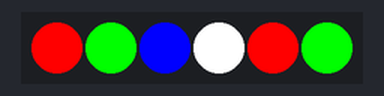
The sketch below on a simulated Arduino Uno, built with avr-gcc and run on an emulated ATmega328P. On the bench: 6 RGB LEDs in strip order, left to right.

Above: at 0.1 s.
At 0.6 s:
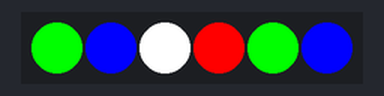
At 1.1 s:
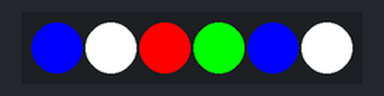
At 1.6 s:
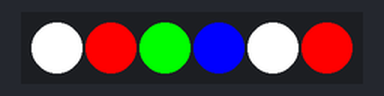
Timing chart, 0 to 130.0 s (numbered marks = the images above):
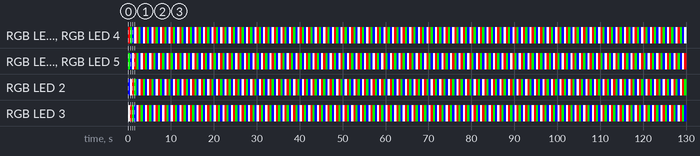

The sketch:

testCode.ino
```cpp
// This code is AI Generated
#include <Adafruit_NeoPixel.h>

#define PIN        3       // Data pin connected to NeoPixels
#define NUMPIXELS  6       // Adjust this to match your actual pixel count

Adafruit_NeoPixel pixels(NUMPIXELS, PIN, NEO_GRB + NEO_KHZ800);

// Define a set of test colors
uint32_t colors[] = {
  pixels.Color(255, 0, 0),    // Red
  pixels.Color(0, 255, 0),    // Green
  pixels.Color(0, 0, 255),    // Blue
  pixels.Color(255, 255, 255) // White
};

void setup() {
  pixels.begin();       // Initialize NeoPixel strip
  pixels.show();        // Ensure all pixels start off
}

void loop() {
  for (int offset = 0; offset < 4; offset++) {
    for (int i = 0; i < NUMPIXELS; i++) {
      int colorIndex = (i + offset) % 4;
      pixels.setPixelColor(i, colors[colorIndex]);
    }
    pixels.show();
    delay(500);         // Delay between color shifts
  }
  }
```

Measured:
- by itself, RGB LED 0, RGB LED 4: repeats every 2.0 s: RGB(0, 255, 0) 0.50 s, RGB(0, 0, 255) 0.50 s, RGB(255, 255, 255) 0.50 s, RGB(255, 0, 0) 0.50 s
- by itself, RGB LED 1, RGB LED 5: repeats every 2.0 s: RGB(0, 0, 255) 0.50 s, RGB(255, 255, 255) 0.50 s, RGB(255, 0, 0) 0.50 s, RGB(0, 255, 0) 0.50 s
- by itself, RGB LED 2: repeats every 2.0 s: RGB(255, 255, 255) 0.50 s, RGB(255, 0, 0) 0.50 s, RGB(0, 255, 0) 0.50 s, RGB(0, 0, 255) 0.50 s
- by itself, RGB LED 3: repeats every 2.0 s: RGB(255, 0, 0) 0.50 s, RGB(0, 255, 0) 0.50 s, RGB(0, 0, 255) 0.50 s, RGB(255, 255, 255) 0.50 s
- what the display in image 1 shows lasts 0.5 s, from 0.5 s to 1.0 s
